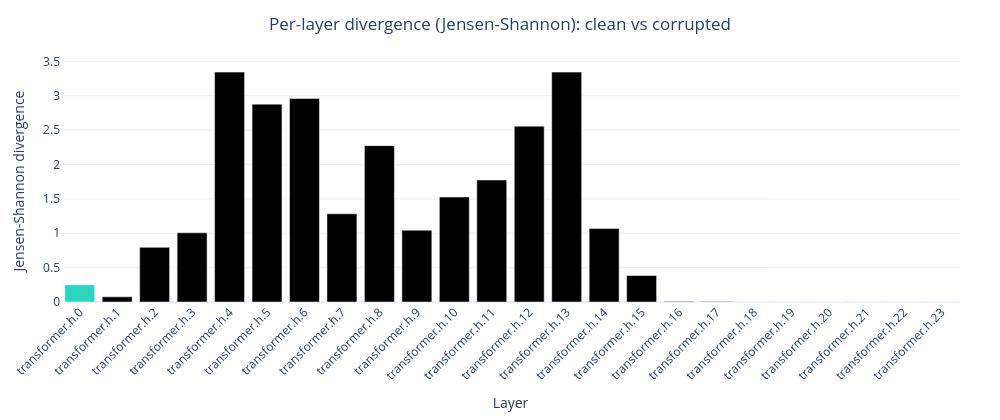

Notebook source saved alongside this figure:
### Code cell
fig = plot_divergence_by_layer(filtered, metric="js")
fig.show()

### Figure 1 — Plotly figure (JSON) as saved in the notebook; plotly's stock layout.template omitted (floating-point values rounded to 4 significant figures)
{"data": [{"hovertemplate": "layer: %{x}<br>Jensen-Shannon: %{y:.4f}<extra></extra>", "marker": {"color": ["#2dd4bf"]}, "type": "bar", "x": ["transformer.h.0", "transformer.h.1", "transformer.h.2", "transformer.h.3", "transformer.h.4", "transformer.h.5", "transformer.h.6", "transformer.h.7", "transformer.h.8", "transformer.h.9", "transformer.h.10", "transformer.h.11", "transformer.h.12", "transformer.h.13", "transformer.h.14", "transformer.h.15", "transformer.h.16", "transformer.h.17", "transformer.h.18", "transformer.h.19", "transformer.h.20", "transformer.h.21", "transformer.h.22", "transformer.h.23"], "y": [0.2497, 0.07586, 0.7955, 1.006, 3.343, 2.877, 2.961, 1.283, 2.274, 1.043, 1.528, 1.774, 2.558, 3.343, 1.067, 0.3852, 0.008479, 0.007305, 2.081e-05, 2.813e-07, 1.341e-07, 0, 0, 0]}], "layout": {"font": {"size": 12}, "height": 420, "margin": {"b": 80, "l": 60, "r": 40, "t": 60}, "title": {"text": "Per-layer divergence (Jensen-Shannon): clean vs corrupted", "x": 0.5, "xanchor": "center"}, "width": 1000, "xaxis": {"tickangle": -45, "title": {"text": "Layer"}}, "yaxis": {"title": {"text": "Jensen-Shannon divergence"}}}}
